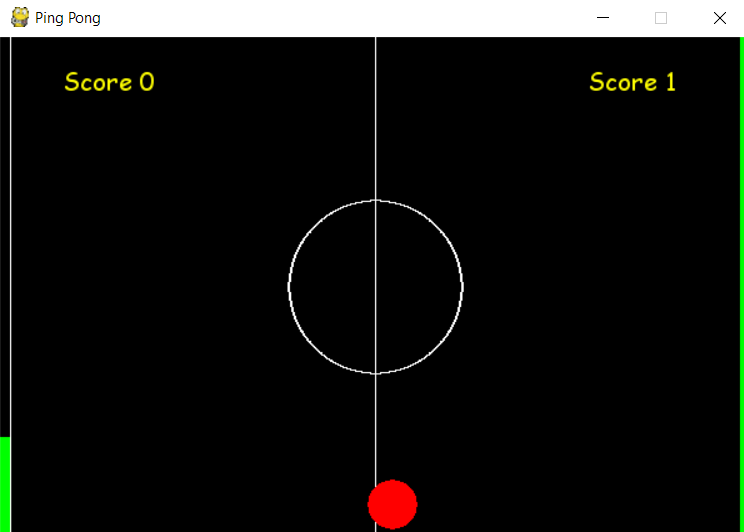
#> input picture PingPong.png, 744 x 532 px, given in place of the camera
$ python contours.py
#> lines starting #> are read from the running program, lines starting #| are printed output that depends on the picture; after the words box and inside, x2 and y2 are one past the last pixel; in counts of white or black regions, pixels touching at a corner belong together
#!/usr/bin/env python3
# -*- coding: utf-8 -*-
"""
Created on Fri Nov 16 00:05:03 2018

@author: abhijithneilabraham
"""

import numpy as np
import cv2
import pyautogui

cap = cv2.VideoCapture(1)
p=100
i=0


while(True):
  # Capture frame-by-frame
   ret, frame = cap.read()
#> frame is the input picture: shape (532, 744, 3); mean B, G, R 19, 21.5, 20.9

   # Our operations on the frame come here
   gray = cv2.cvtColor(frame, cv2.COLOR_BGR2GRAY)
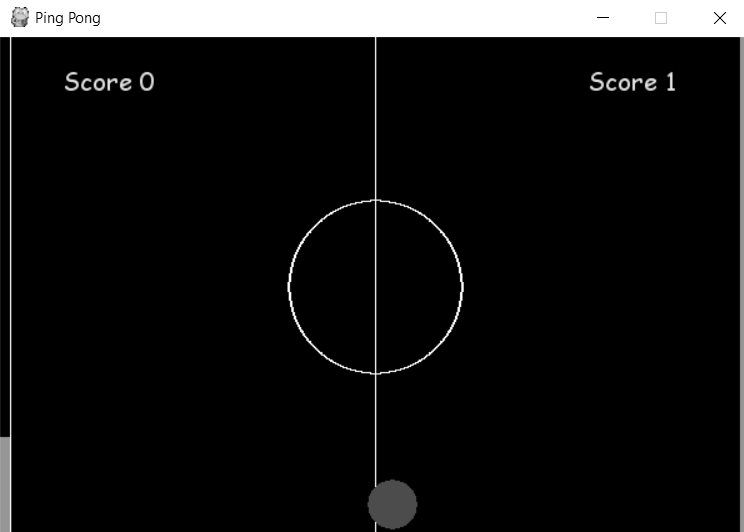
#> gray: shape (532, 744); min 0, max 255, mean 21.1
   blur = cv2.GaussianBlur(gray,(5,5),0)
   ret, thresh_img = cv2.threshold(blur,91,255,cv2.THRESH_BINARY)
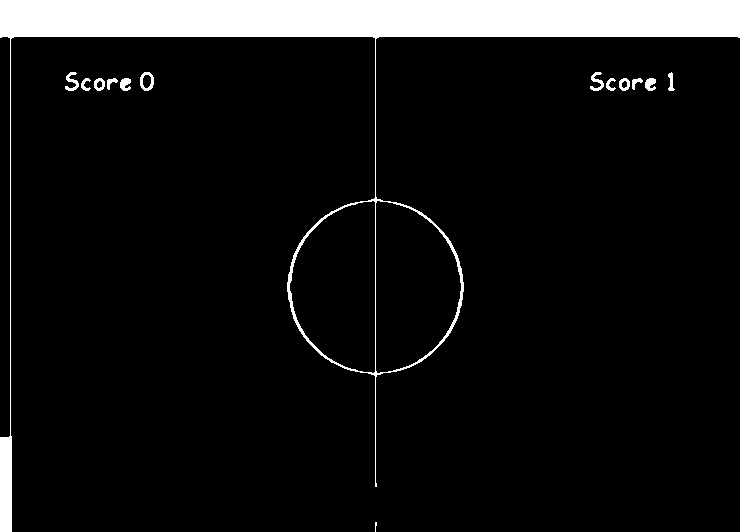
#> thresh_img: shape (532, 744); 8.6% white; 14 white regions (1 under 20 px), largest, box (x1, y1, x2, y2) and area: (0, 0, 744, 532) 32968, (140, 72, 154, 91) 134, (65, 72, 79, 91) 124
   hsv = cv2.cvtColor(frame, cv2.COLOR_BGR2HSV)
#> hsv: shape (532, 744, 3); mean H, S, V 0.8, 4.9, 22.8

    # define range of blue color in HSV(hue saturation value)
   lower_blue = np.array([110,50,50])
   upper_blue = np.array([130,255,255])

    # Threshold the HSV image to get only blue colors
   mask = cv2.inRange(hsv, lower_blue, upper_blue)
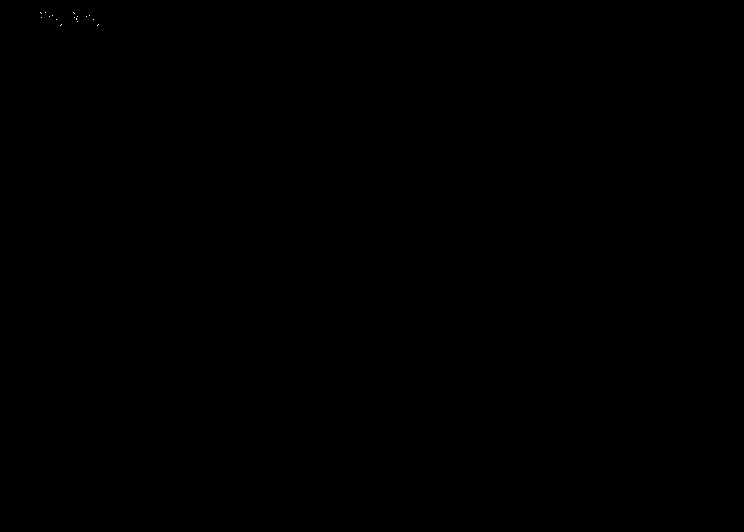
#> mask: shape (532, 744); 0.01% white in thin lines or dots, all inside (x1, y1, x2, y2) = (40, 12, 99, 26)

   contours =  cv2.findContours(mask,cv2.RETR_TREE,cv2.CHAIN_APPROX_SIMPLE)[-2]
#> contours = 16 contours, all with area under 20

   M = cv2.moments(mask)
#> M = moments, m00 5355, centre m10/m00, m01/m00 = (68.33, 17.52)
   cX = int(M["m10"] / M["m00"])
#> cX = 68
   cY = int(M["m01"] / M["m00"])
#> cY = 17
   cv2.circle(frame, (cX, cY), 5, (255, 255, 255), -1)
#> frame: shape (532, 744, 3); 0.01% of pixels changed, all inside (x1, y1, x2, y2) = (69, 13, 74, 22)
   cv2.putText(frame, "centroid", (cX - 25, cY - 25),cv2.FONT_HERSHEY_SIMPLEX, 0.5, (255, 255, 255), 2)
   pyautogui.moveTo(100, cY,.01)
   for c in contours:

       cv2.drawContours(frame, [c], -1, (0,255,0), 3)
#> this loop made 16 passes
#> c on passes 1 to 12: [[98, 24], [97, 25]], [[61, 24], [60, 25]], [[77, 21]], [[93, 19]], [[56, 19]], [[76, 18], [76, 19]], [[74, 17]], [[41, 17]], [[86, 16]], [[77, 16]], [[49, 16]], [[89, 15]]
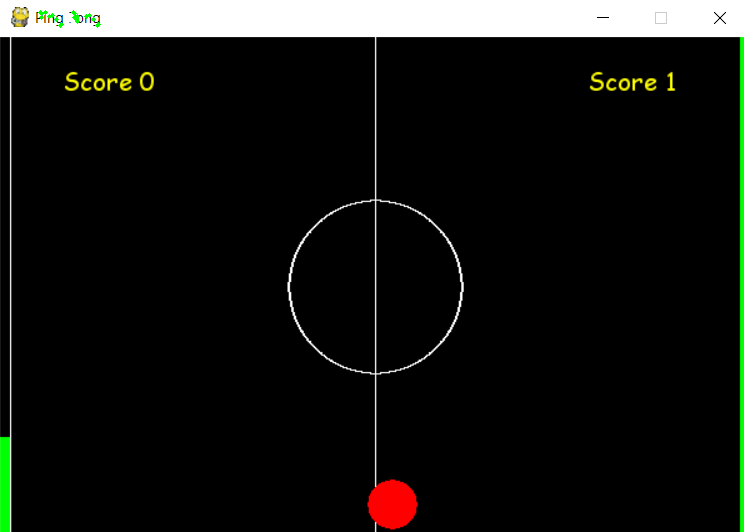
#> frame: shape (532, 744, 3); mean B, G, R 18.9, 21.6, 20.8

   p=200
   i=0
   if cY>=p:

       for j in range(int((cY-p)/10)):
            pyautogui.press('up')

       p=cY
   else:

       for j in range(int((p-cY)/10)):
           pyautogui.press('down')

       p=cY
#> p = 17

     # Display the resulting frame
   cv2.imshow('frame',frame)
   if cv2.waitKey(1) & 0xFF == ord('q'):
#> (key q is pressed here)
       break

# When everything done, release the capture
cap.release()
cv2.destroyAllWindows()
